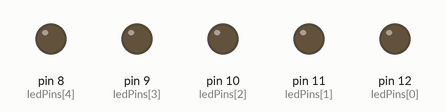
Recording of a sketch running on a simulated Arduino Uno, built with avr-gcc and run on an emulated ATmega328P. Shown: output pins drawn as LEDs (lit = HIGH).

Above: at 0.05 s.
At 2.35 s:
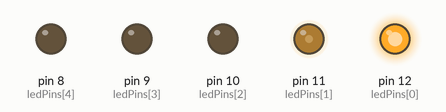
At 4.75 s:
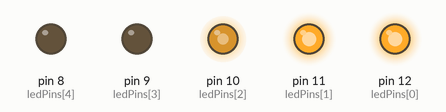
At 9.45 s:
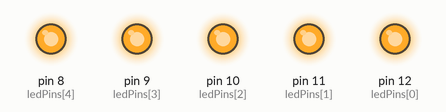
At 14.15 s:
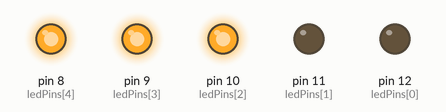
At 18.85 s:
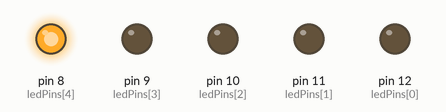
Timing chart, 0 to 26.5 s (numbered marks = the images above):
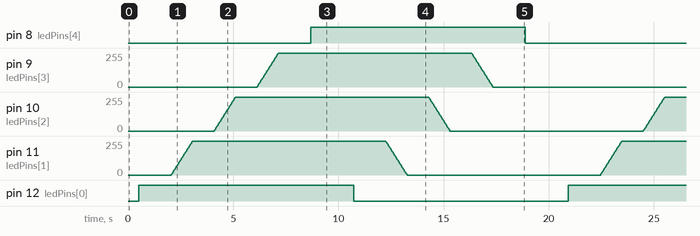

Measured:
- by itself, pin 8 (ledPins[4]), pin 12 (ledPins[0]): alternates HIGH for 10.2 s and LOW for 10.2 s

The sketch:

main.ino
```cpp
int ledPins[] = {12, 11, 10, 9, 8};

void setup() {
  int i = 0;
  while (i < 5) {
    pinMode(ledPins[i], OUTPUT);
    i++;
  }
}

void loop() {
  int i = 0;

  // Fade ON LEDs one by one
  while (i < 5) {
    for (int brightness = 0; brightness <= 255; brightness += 5) {
      analogWrite(ledPins[i], brightness);
      delay(20);
    }
    delay(1000); // 1 sec before next LED
    i++;
  }

  i = 0;
  // Fade OFF LEDs one by one
  while (i < 5) {
    for (int brightness = 255; brightness >= 0; brightness -= 5) {
      analogWrite(ledPins[i], brightness);
      delay(20);
    }
    delay(1000); // 1 sec before next LED
    i++;
  }
}
```
